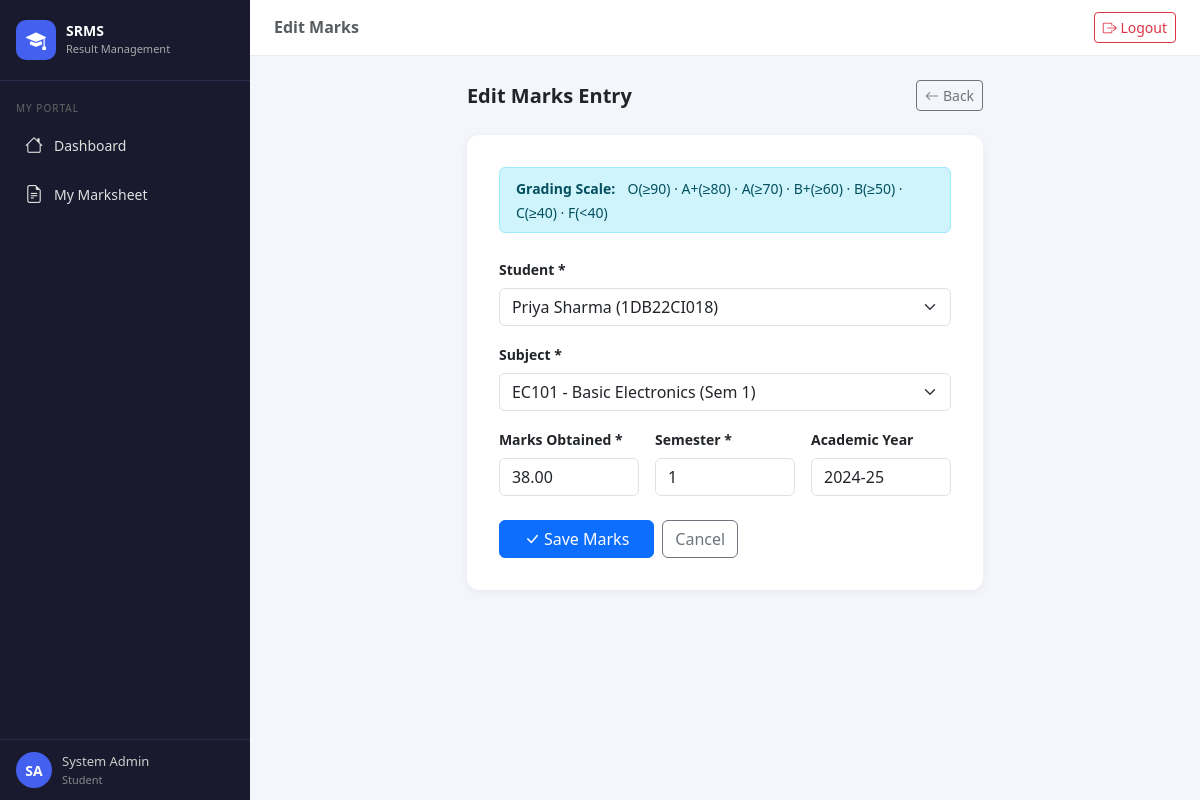
Before: /results/15/edit/ (signed in) with the older database file.
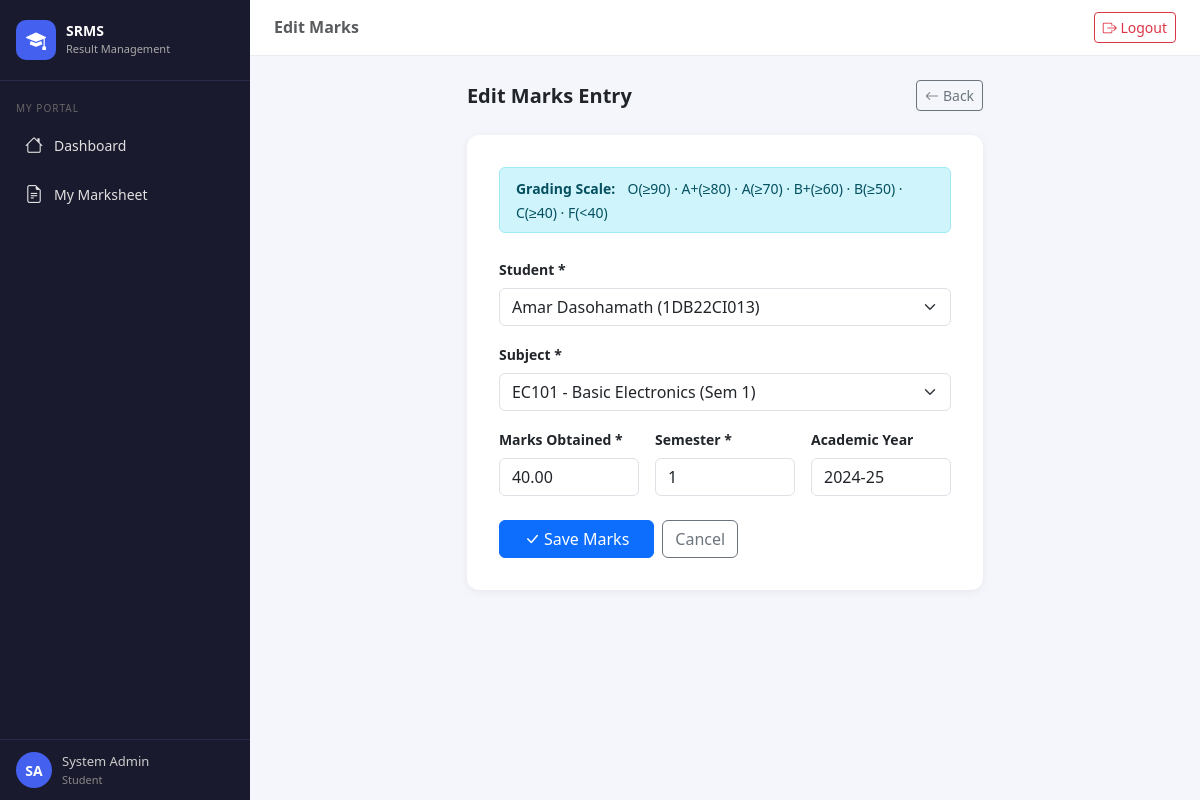
After: the same page with the newer database file.
### results/models.py (models this page shows, shortened)
class Result(models.Model):
    student = models.ForeignKey(StudentProfile, on_delete=models.CASCADE, related_name='results')
    subject = models.ForeignKey(Subject, on_delete=models.CASCADE)
    marks_obtained = models.DecimalField(max_digits=5, decimal_places=2)
    semester = models.IntegerField()
    academic_year = models.CharField(max_length=20, default='2024-25')
    entered_by = models.ForeignKey(User, on_delete=models.SET_NULL, null=True, related_name='entered_results')
    entered_at = models.DateTimeField(auto_now_add=True)
    updated_at = models.DateTimeField(auto_now=True)
    class Meta:
        unique_together = ('student', 'subject', 'semester', 'academic_year')

### results/views.py (the view)
# urls.py: path('results/<int:pk>/edit/',    views.result_edit,   name='result_edit'),
@login_required
def result_edit(request, pk):
    if not is_admin(request.user):
        return redirect('dashboard')
    result = get_object_or_404(Result, pk=pk)
    form   = ResultForm(request.POST or None, instance=result)
    if request.method == 'POST' and form.is_valid():
        form.save()
        messages.success(request, 'Result updated.')
        return redirect('result_list')
    return render(request, 'results/result_form.html', {'form': form, 'action': 'Edit'})

### results/forms.py
class ResultForm(forms.ModelForm):
    class Meta:
        model  = Result
        fields = ['student', 'subject', 'marks_obtained', 'semester', 'academic_year']
        widgets = {
            'student':        forms.Select(attrs={'class': 'form-select'}),
            'subject':        forms.Select(attrs={'class': 'form-select'}),
            'marks_obtained': forms.NumberInput(attrs={'class': 'form-control', 'step': '0.01'}),
            'semester':       forms.NumberInput(attrs={'class': 'form-control'}),
            'academic_year':  forms.TextInput(attrs={'class': 'form-control', 'placeholder': '2024-25'}),
        }

### results/models.py (called while the page is built)
    def __str__(self):
        return f"{self.user.get_full_name()} ({self.roll_number})"

    def __str__(self):
        return f"{self.code} - {self.name} (Sem {self.semester})"

### results/views.py (called while the page is built)
def is_admin(user):
    return user.groups.filter(name='Admin').exists() or user.is_superuser

### results/templates/results/result_form.html (shortened to what this page needs)
{% extends 'results/base.html' %}
{% block page_title %}{{ action }} Marks{% endblock %}
{% block content %}
<div class="row justify-content-center">
  <div class="col-lg-7">
    <div class="d-flex justify-content-between align-items-center mb-4">
      <h5 class="fw-bold mb-0">{{ action }} Marks Entry</h5>
      <a href="{% url 'result_list' %}" class="btn btn-outline-secondary btn-sm">
        <i class="bi bi-arrow-left me-1"></i>Back
      </a>
    </div>
    <div class="form-card">
      <div class="alert alert-info py-2 mb-4">
        <strong class="small">Grading Scale:</strong>
        <span class="ms-2 small">O(≥90) · A+(≥80) · A(≥70) · B+(≥60) · B(≥50) · C(≥40) · F(&lt;40)</span>
      </div>
      <form method="post">
        <div class="row g-3">
          <div class="col-12">
            <label class="form-label fw-semibold small">Student *</label>
            {{ form.student }}
          </div>
          <div class="col-12">
            <label class="form-label fw-semibold small">Subject *</label>
            {{ form.subject }}
          </div>
          <div class="col-md-4">
            <label class="form-label fw-semibold small">Marks Obtained *</label>
            {{ form.marks_obtained }}
          </div>
          <div class="col-md-4">
            <label class="form-label fw-semibold small">Semester *</label>
            {{ form.semester }}
          </div>
          <div class="col-md-4">
            <label class="form-label fw-semibold small">Academic Year</label>
            {{ form.academic_year }}
          </div>
        </div>
        <div class="mt-4 d-flex gap-2">
          <button type="submit" class="btn btn-primary px-4">
            <i class="bi bi-check-lg me-1"></i>Save Marks
          </button>
          <a href="{% url 'result_list' %}" class="btn btn-outline-secondary">Cancel</a>
        </div>
      </form>
    </div>
  </div>
</div>
{% endblock %}

Changed rows visible on the page:
changed Result "EC101 - Basic Electronics (Sem 1)": student "Priya Sharma (1DB22CI018)" → "Amar Dasohamath (1DB22CI013)"; marks_obtained "38.00" → "40.00"
